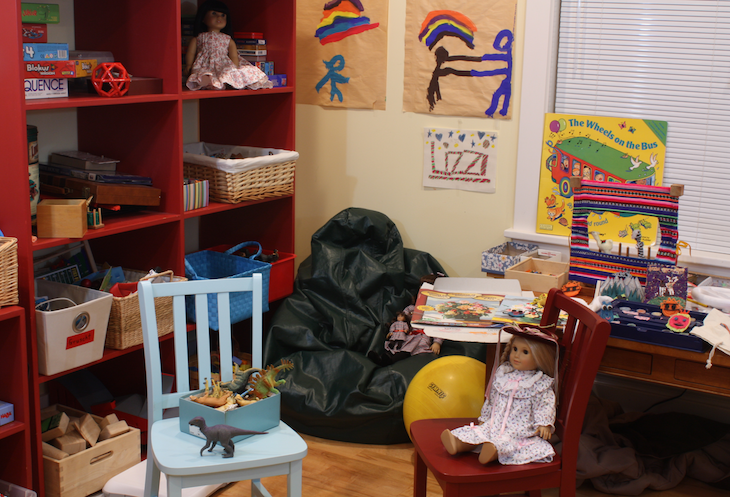
//> input picture 501.png, 730 x 497 px
$ ./main   (built with g++ and OpenCV 4)
//> lines starting //> are read from the running program, lines starting //| are printed output that depends on the picture; after the words box and inside, x2 and y2 are one past the last pixel; in counts of white or black regions, pixels touching at a corner belong together
#include <iostream>
#include <opencv2/opencv.hpp>  //头文件
#include <opencv2/xfeatures2d.hpp>
#include<math.h>

using namespace cv;  //包含cv命名空间
using namespace std;
//融合框架
vector<DMatch> ransac(vector<DMatch> matches, vector<KeyPoint> queryKeyPoint, vector<KeyPoint> trainKeyPoint);
Point2f getTransformPoint(const Point2f originalPoint,const Mat &transformMaxtri);
void meshgrid(const cv::Range &xgv, const cv::Range &ygv, cv::Mat &X, cv::Mat &Y);
void transform(Mat &SrcImage,Mat &dst);
Mat guidedFilter(Mat &srcMat, Mat &guidedMat, int radius, double eps);//引导滤波器
//将单通道图像转为三通道图像
Mat convertTo3Channels(const Mat& binImg);

int main() {

    //读入图片
    Mat img_1 = imread("../501.PNG");
//> img_1 is the input picture: 497 rows x 730 cols, CV_8UC3; mean B, G, R 81, 93.1, 121.3
    Mat img_2 = imread("../502.PNG");
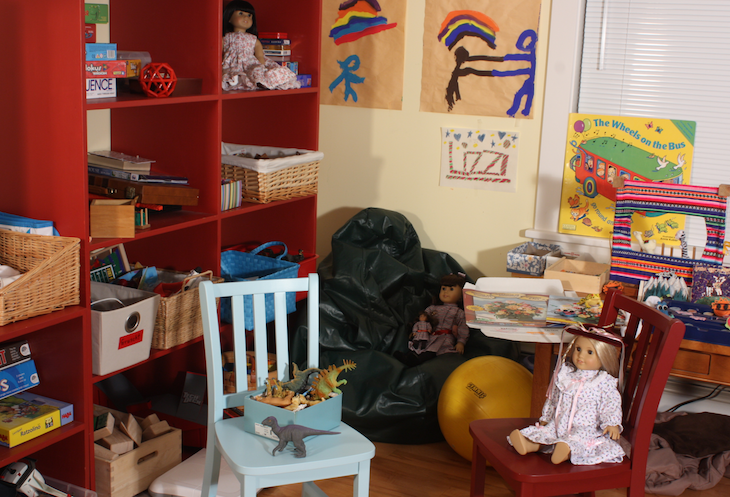
//> input picture 502.png, 730 x 497 px
//> img_2 is the input picture: 497 rows x 730 cols, CV_8UC3; mean B, G, R 81.2, 95.8, 131.2

    imshow("img_1", img_1);
    //imshow("img_2", img_2);

    //创建SIFT算子
    Ptr<Feature2D> f2d = xfeatures2d::SIFT::create();

    //Detect the keypoints
    vector<KeyPoint> keypoints_1, keypoints_2;
    f2d->detect(img_1, keypoints_1);
//> keypoints_1 = 2014 keypoints; strongest (x, y, size): (563, 315, 5.8), (190, 300, 8.3), (214, 336, 8.3), (603, 242, 2.4)
    f2d->detect(img_2, keypoints_2);
//> keypoints_2 = 1984 keypoints; strongest (x, y, size): (270, 327, 7.9), (313, 359, 8.6), (584, 329, 2.2), (225, 304, 11)

    //Calculate descriptors (feature vectors)
    Mat descriptors_1, descriptors_2;
    f2d->compute(img_1, keypoints_1, descriptors_1);
    f2d->compute(img_2, keypoints_2, descriptors_2);

    //Matching descriptor vector using BFMatcher
    BFMatcher matcher;
    vector<DMatch> matches;
    matcher.match(descriptors_1, descriptors_2, matches);
//> matches = 2014 matches
    cout << "SIFT后一共：" << matches.size() << " 对匹配 \n" << endl;
//| SIFT后一共：2014 对匹配

    //绘制粗匹配出的关键点
    Mat img_matches;
    drawMatches(img_1, keypoints_1, img_2, keypoints_2, matches, img_matches);
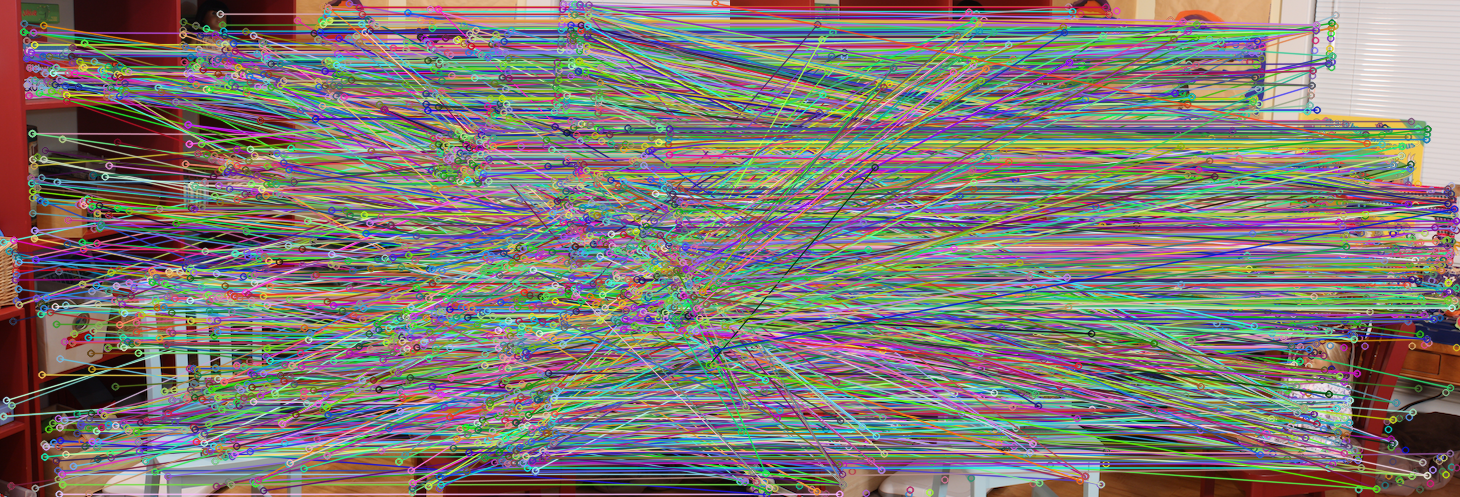
//> img_matches: 497 rows x 1460 cols, CV_8UC3; mean B, G, R 116.2, 121.2, 127.4
    //imshow("RANSC_before", img_matches);
    //TODO:这个是是否开启RANSC,具体可以考虑一下？

    //RANSC误匹配点剔除
    matches = ransac(matches, keypoints_1, keypoints_2);
//> after the loop in ransac, `for (int i = 0; i < matches.size(); i++)`: srcPoints = 2014 Points (x, y), first 12: [2.99, 415.9], [2.99, 415.9], [3.1, 241.9], [6.09, 400.1], [8.9, 250.8], [10.86, 485.4], [11.4, 405.1], [12.71, 321], [13.45, 239.9], [14.7, 252.2], [15.04, 279.4], [15.31, 270.5]; dstPoints = 2014 Points (x, y), first 12: [548.3, 325.2], [548.3, 325.2], [341.1, 16.04], [113.2, 147.8], [151.1, 469.8], [35.55, 374.4], [88.73, 112.2], [470.5, 54.41], [69.39, 408.2], [76.91, 251.3], [76.99, 276.6], [76.91, 251.3]
//> in ransac, `homography = findHomography(srcPoints, dstPoints, CV_RANSAC, 30, inlie..`: homography = [[0.863, 0.00558, 48.69], [-0.0223, 0.877, 14.85], [-0.000113, -0.000181, 1]]; inliersMask = 2014 values, max 1 at index 9, min 0 at index 0, mean 0.287
//> after the loop in ransac, `for (int i = 0; i < inliersMask.size(); i++)`: matches_ransac = 579 matches
//| 经RANSAC消除误匹配后一共：579 对匹配.
//> matches = 579 matches
    Mat img_matches1;
    drawMatches(img_1, keypoints_1, img_2, keypoints_2, matches, img_matches1);
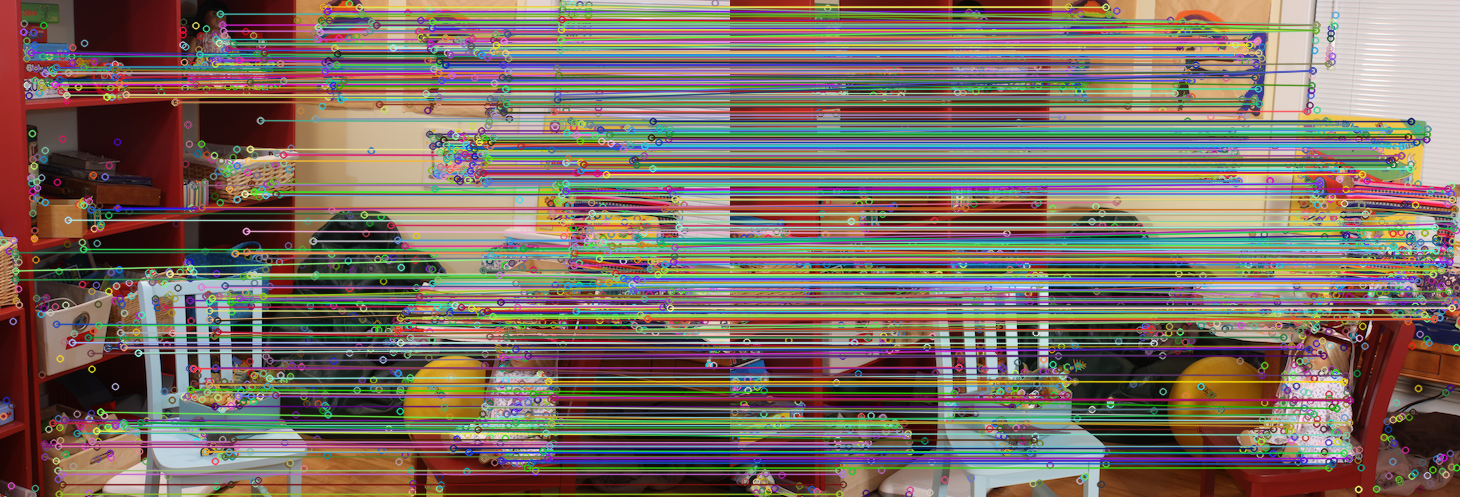
//> img_matches1: 497 rows x 1460 cols, CV_8UC3; mean B, G, R 99.9, 109.6, 123.6
    //imshow("RANSC_after", img_matches1);


    //获得匹配特征点，并提取最优配对
    sort(matches.begin(),matches.end()); //特征点排序

    //获取排在前N个的最优匹配特征点
    vector<Point2f> imagePoints1,imagePoints2;
    for(int i=0;i<matches.size();i++)
    {
        imagePoints1.push_back(keypoints_1[matches[i].queryIdx].pt);
        imagePoints2.push_back(keypoints_2[matches[i].trainIdx].pt);
    }
//> after the loop, imagePoints1 = 579 Points (x, y), first 12: [610.5, 143.1], [616.8, 146.4], [467.4, 179.6], [443.3, 175.4], [630.3, 144.6], [447, 149.9], [623.3, 148.9], [439.2, 174.6], [625, 143.9], [594.7, 135.1], [476.8, 176.6], [467.4, 179.6]; imagePoints2 = 579 Points (x, y), first 12: [636.6, 143.1], [643.1, 146.4], [486.6, 179.7], [461.3, 175.4], [657.1, 144.6], [465.7, 150], [649.8, 148.9], [457.1, 174.6], [651.6, 143.9], [620, 134.9], [496.4, 176.7], [486.6, 179.7]
    //cout<<"点个数："<<imagePoints1.size()<<endl;


    //获取图像1到图像2的投影映射矩阵 尺寸为3*3
    Mat homo=findHomography(imagePoints1,imagePoints2,CV_RANSAC);
//> homo = [[1.03, 0.0178, 2.7], [-0.00353, 1.01, 0.923], [-1.53e-05, 5.81e-05, 1]]
    cout<<"【1】->【2】变换矩阵为：\n"<<homo<<endl; //输出映射矩阵
//| 【1】->【2】变换矩阵为：
//| [1.03288611499385, 0.0178269113683822, 2.700247564811756;
//|  -0.003533941709521139, 1.007741582177718, 0.9230627482686782;
//|  -1.532058374634357e-05, 5.813720334842803e-05, 0.9999999999999999]

    //获取图像2到图像1的投影映射矩阵 尺寸为3*3
    Mat homo1=findHomography(imagePoints2,imagePoints1,CV_RANSAC);
//> homo1 = [[0.968, -0.0162, -2.55], [0.00331, 0.992, -0.902], [1.41e-05, -5.62e-05, 1]]
    cout<<"【2】->【1】变换矩阵为：\n"<<homo1<<endl; //输出映射矩阵
//| 【2】->【1】变换矩阵为：
//| [0.9677489970778015, -0.01624607458541615, -2.551444023074473;
//|  0.003308161603012654, 0.9924197446364584, -0.9019259144765993;
//|  1.414691788532716e-05, -5.619564998692831e-05, 1]


    //由图像1到图像2的投影映射矩阵，求得变换后的四个点
    std::vector<Point2f> imagePoints1_after(imagePoints1.size());
    perspectiveTransform( imagePoints1, imagePoints1_after, homo);
//> imagePoints1_after = 579 Points (x, y), first 12: [636.5, 143.1], [643, 146.4], [487.1, 179.7], [462.2, 175.5], [657.1, 144.6], [466.2, 150.1], [649.7, 148.9], [457.9, 174.7], [651.6, 143.9], [620.1, 135.1], [496.9, 176.7], [487.1, 179.7]
    //cout<<"imagePoints1_after"<<imagePoints1_after<<endl;

    //由图像2到图像1的投影映射矩阵，求得变换后的四个点
    std::vector<Point2f> imagePoints2_after(imagePoints1.size());
    perspectiveTransform( imagePoints2, imagePoints2_after, homo1);
//> imagePoints2_after = 579 Points (x, y), first 12: [610.6, 143.1], [616.9, 146.4], [466.9, 179.6], [442.5, 175.3], [630.2, 144.6], [446.5, 149.8], [623.4, 148.9], [438.4, 174.5], [625, 143.9], [594.5, 134.8], [476.4, 176.6], [466.9, 179.6]
    //cout<<imagePoints2_after<<endl;

    std::vector<Point2f> sub_Homography(imagePoints1.size());
    double sub_Homography_x,sub_Homography_y,k,b;
    double sub_Homography_x_max,sub_Homography_x_min,sub_Homography_y_max;
    for(int i=0;i<imagePoints1.size();i++)
    {
        //TODO:误差分析的函数是否可以选用其他模型？
        sub_Homography_x = double(imagePoints2_after[i].x-imagePoints1[i].x);
        sub_Homography_y = sqrt(abs(double(imagePoints1_after[i].y*imagePoints1_after[i].y - imagePoints2_after[i].y*imagePoints2_after[i].y)));
        //imagePoints2_after[i];
        //cout<<(float)sub_Homography_x<<endl;
        sub_Homography[i].x=(float)sub_Homography_x;
        sub_Homography[i].y=(float)sub_Homography_y;

        if(sub_Homography_x_max-sub_Homography[i].x<0.00001)
        {
            sub_Homography_x_max = sub_Homography[i].x;
        }
        if(sub_Homography_x_min-sub_Homography[i].x >0.00001)
        {
            sub_Homography_x_min = sub_Homography[i].x;
        }

        if(sub_Homography_y_max-sub_Homography[i].y <0.00001)
        {
            sub_Homography_y_max = sub_Homography[i].y;
        }

    }
//> this loop made 579 passes
//> (sub_Homography_x, sub_Homography_y, sub_Homography_x_max, sub_Homography_y_max) on passes 1, 146, 153: (0.0828, 2.88, 0.0828, 2.88), (15.1, 94.74, 15.1, 94.74), (20.93, 106.7, 20.93, 106.7)
//> (sub_Homography_x, sub_Homography_y, sub_Homography_x_min, sub_Homography_y_max) on passes 3 to 4: (-0.525, 6.95, -0.525, 6.95), (-0.843, 9.55, -0.843, 9.55)
//> after the loop, sub_Homography = 579 Points (x, y), first 12: [0.08, 2.88], [0.08, 0.81], [-0.53, 6.95], [-0.84, 9.55], [-0.05, 2.97], [-0.49, 10.58], [0.12, 1.93], [-0.76, 8.34], [0.01, 0.15], [-0.16, 8.84], [-0.45, 6.6], [-0.53, 6.95]; sub_Homography_x_max = 68.1; sub_Homography_x_min = -21.84; sub_Homography_y_max = 160.9
    //输出有负值的二维矩阵，用于显示
    Mat sub_img = Mat(img_1.rows, img_1.cols, CV_8UC1,Scalar(50));
    for(int i=0;i<imagePoints1.size();i++) {
        sub_img.at<uchar>(imagePoints1[i].y, imagePoints1[i].x)= sub_Homography[i].x;
        sub_img.at<uchar>(imagePoints1[i].y+1, imagePoints1[i].x)= sub_Homography[i].x;
        sub_img.at<uchar>(imagePoints1[i].y-1, imagePoints1[i].x)= sub_Homography[i].x;
        sub_img.at<uchar>(imagePoints1[i].y, imagePoints1[i].x+1)= sub_Homography[i].x;
        sub_img.at<uchar>(imagePoints1[i].y, imagePoints1[i].x-1)= sub_Homography[i].x;
        sub_img.at<uchar>(imagePoints1[i].y+1, imagePoints1[i].x+1)= sub_Homography[i].x;
        sub_img.at<uchar>(imagePoints1[i].y+1, imagePoints1[i].x-1)= sub_Homography[i].x;
        sub_img.at<uchar>(imagePoints1[i].y-1, imagePoints1[i].x+1)= sub_Homography[i].x;
        sub_img.at<uchar>(imagePoints1[i].y-1, imagePoints1[i].x-1)= sub_Homography[i].x;
        //cout<<sub_Homography[i].x<<"  ";
    }
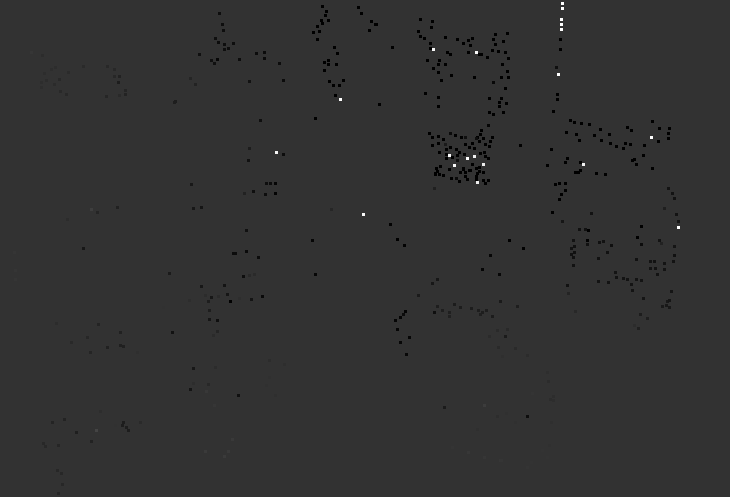
//> sub_img: 497 rows x 730 cols, CV_8UC1; min 0, max 255, mean 49.7
    //cout<< sub_Homography<<endl;
    //cout<<sub_img<<endl;
    imshow("sub_img",sub_img);
    //imwrite("../sub_img.jpg",sub_img);
    Mat sub_img_gauss;
    GaussianBlur(sub_img,sub_img_gauss,Size(11,11),0,0);
    imwrite("../sub_img_gauss.jpg",sub_img_gauss);


    //归一化
    cout<<"X坐标轴最大值："<<sub_Homography_x_max<<endl;
//| X坐标轴最大值：68.0985
    //cout<<"Y坐标轴最大值："<<sub_Homography_y_max<<endl;
    cout<<"X坐标轴最小值："<<sub_Homography_x_min<<endl;
//| X坐标轴最小值：-21.8405

    k = 1/(sub_Homography_x_max-sub_Homography_x_min);
//> k = 0.0111
    b = -k*sub_Homography_x_min;
//> b = 0.243

    std::vector<Point2i> sub_Homography_color(imagePoints1.size());
    for(int i=0;i<imagePoints1.size();i++)
    {
        sub_Homography_color[i].x =(int)round(255*(k*sub_Homography[i].x+b));
        sub_Homography_color[i].y =(int)round(255*(sub_Homography[i].y/(float)sub_Homography_y_max));

        //sub_Homography[i].x =255*(sub_Homography[i].x/(float)sub_Homography_x_max);
        //sub_Homography[i].y =255*(sub_Homography[i].y/(float)sub_Homography_y_max);
    }
//> after the loop, sub_Homography_color = 579 Points (x, y), first 12: [62, 5], [62, 1], [60, 11], [60, 15], [62, 5], [61, 17], [62, 3], [60, 13], [62, 0], [61, 14], [61, 10], [60, 11]
    //cout<<sub_Homography<<endl;
    //cout<<"经过归一化矩阵："<<endl;
    //cout<<sub_Homography_color<<endl;

    //TODO:归一化的点，具体分为两类：sub_Homography_color[i].x 图像1到图像2 ；sub_Homography_color[i].y 图像2到图像1
    for(int i=0;i<imagePoints1.size();i++) {
        circle(img_1, imagePoints1[i], 2, cv::Scalar(sub_Homography_color[i].x,255, 0), 2);
        circle(img_2, imagePoints2[i], 2, cv::Scalar(sub_Homography_color[i].y,255, 0), 2);
    }
//> img_1: 497 rows x 730 cols, CV_8UC3; 4.73% of pixels changed, all inside (x1, y1, x2, y2) = (12, 1, 683, 497)
//> img_2: 497 rows x 730 cols, CV_8UC3; 4.39% of pixels changed, all inside (x1, y1, x2, y2) = (74, 3, 730, 497)
    imshow("[1->2]_sub_Homography",img_1);
    //imshow("[2->1]_sub_Homography",img_2);

    Mat M = Mat(img_1.rows, img_1.cols, CV_8UC1,Scalar(20));
    for(int i=0;i<imagePoints1.size();i++) {
        M.at<uchar>(imagePoints1[i].y, imagePoints1[i].x)= sub_Homography_color[i].x;
        M.at<uchar>(imagePoints1[i].y+1, imagePoints1[i].x)= sub_Homography_color[i].x;
        M.at<uchar>(imagePoints1[i].y-1, imagePoints1[i].x)= sub_Homography_color[i].x;
        M.at<uchar>(imagePoints1[i].y, imagePoints1[i].x+1)= sub_Homography_color[i].x;
        M.at<uchar>(imagePoints1[i].y, imagePoints1[i].x-1)= sub_Homography_color[i].x;
        M.at<uchar>(imagePoints1[i].y+1, imagePoints1[i].x+1)= sub_Homography_color[i].x;
        M.at<uchar>(imagePoints1[i].y+1, imagePoints1[i].x-1)= sub_Homography_color[i].x;
        M.at<uchar>(imagePoints1[i].y-1, imagePoints1[i].x+1)= sub_Homography_color[i].x;
        M.at<uchar>(imagePoints1[i].y-1, imagePoints1[i].x-1)= sub_Homography_color[i].x;
    }
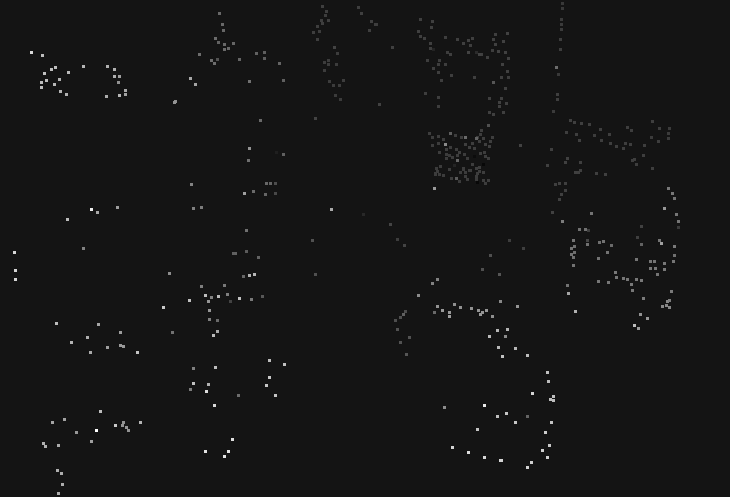
//> M: 497 rows x 730 cols, CV_8UC1; min 8, max 255, mean 21.1
    //cout<<M<<endl;
    imshow("haha",M);
    //imwrite("../M.jpg",M);
    Mat dst_gauss;
    GaussianBlur(M,dst_gauss,Size(11,11),0,0);
    Mat dst_gauss_3 = convertTo3Channels(dst_gauss);
    imshow("gauss",dst_gauss_3);
    //imwrite("../sub_output.jpg",dst_gauss);
    cv::Mat im_color;
    cv::applyColorMap(dst_gauss_3, im_color, cv::COLORMAP_HSV);
    imshow("color",im_color);

// [8 lines of commented-out code are left out]

    cv::Mat src =imread("../P1010517.JPG");
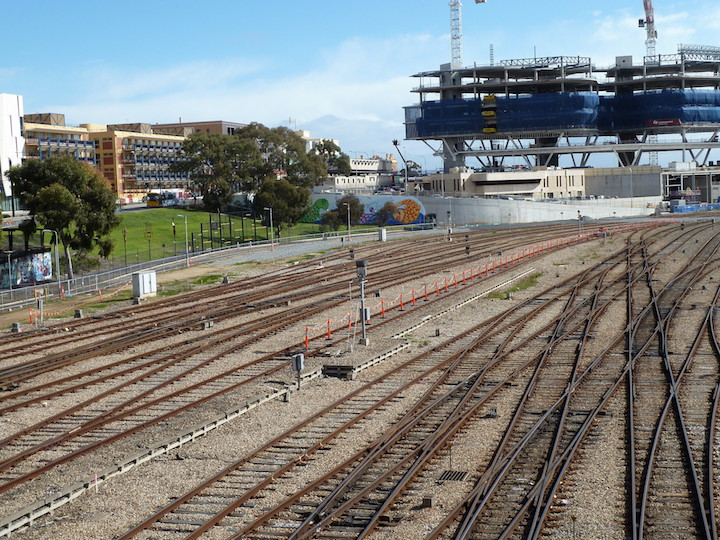
//> input picture P1010517.JPG, 720 x 540 px
//> src is the input picture: 540 rows x 720 cols, CV_8UC3; mean B, G, R 124.6, 127.7, 126.1
    Mat im_color1;
    cv::applyColorMap(src, im_color1, cv::COLORMAP_JET);
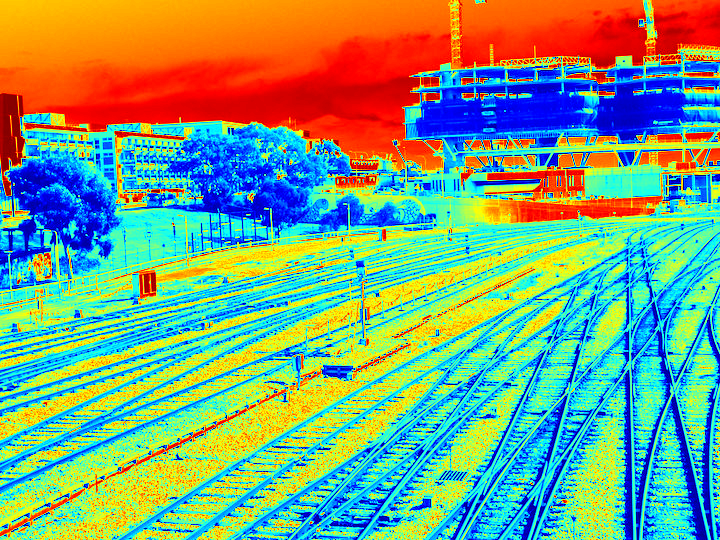
//> im_color1: 540 rows x 720 cols, CV_8UC3; mean B, G, R 126.9, 163.1, 122.9
    //imshow("color_defual",im_color1);

    //等待任意按键按下
    waitKey(0);
    return 0;
}

//将单通道图像转为三通道图像
Mat convertTo3Channels(const Mat& binImg)
{
    Mat three_channel = Mat::zeros(binImg.rows,binImg.cols,CV_8UC3);
    vector<Mat> channels;
    for (int i=0;i<3;i++)
    {
        channels.push_back(binImg);
    }
    merge(channels,three_channel);
    return three_channel;
}


//RANSAC算法实现
vector<DMatch> ransac(vector<DMatch> matches, vector<KeyPoint> queryKeyPoint, vector<KeyPoint> trainKeyPoint) {
    //定义保存匹配点对坐标
    vector<Point2f> srcPoints(matches.size()), dstPoints(matches.size());
    //保存从关键点中提取到的匹配点对的坐标
    for (int i = 0; i < matches.size(); i++) {
        srcPoints[i] = queryKeyPoint[matches[i].queryIdx].pt;
        dstPoints[i] = trainKeyPoint[matches[i].trainIdx].pt;
    }
    //保存计算的单应性矩阵
    Mat homography;
    //保存点对是否保留的标志
    vector<unsigned char> inliersMask(srcPoints.size());
    //匹配点对进行RANSAC过滤 预值：5
    homography = findHomography(srcPoints, dstPoints, CV_RANSAC, 30, inliersMask);
    //RANSAC过滤后的点对匹配信息
    vector<DMatch> matches_ransac;
    //手动的保留RANSAC过滤后的匹配点对
    for (int i = 0; i < inliersMask.size(); i++) {
        if (inliersMask[i]) {
            matches_ransac.push_back(matches[i]);
            //cout<<"第"<<i<<"对匹配："<<endl;
            //cout<<"queryIdx:"<<matches[i].queryIdx<<"\ttrainIdx:"<<matches[i].trainIdx<<endl;
            //cout<<"imgIdx:"<<matches[i].imgIdx<<"\tdistance:"<<matches[i].distance<<endl;
        }
    }
    cout << "经RANSAC消除误匹配后一共：" << matches_ransac.size() << " 对匹配.\n" << endl;
    //返回RANSAC过滤后的点对匹配信息
    return matches_ransac;
}

//计算原始图像点位在经过矩阵变换后在目标图像上对应位置
// [46 lines left out: functions getTransformPoint, meshgrid, guidedFilter, not called in this run]
